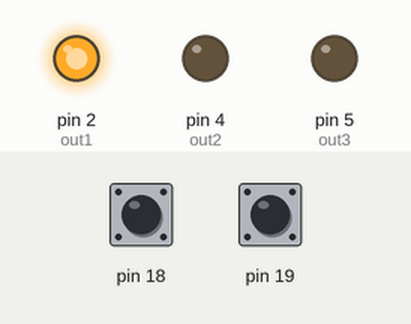
Simulated run of this program. Board: Arduino Uno, built with avr-gcc and run on an emulated ATmega328P. Shown: output pins drawn as LEDs (lit = HIGH). Dashed ring = blinking. The inputs (shaded band) are chosen by the test bench; at power-on: pin 18 HIGH, pin 19 HIGH.

Above: at 1.2 s.
1.3 s: pin 18 pulled LOW for 1 s
At 1.49 s:
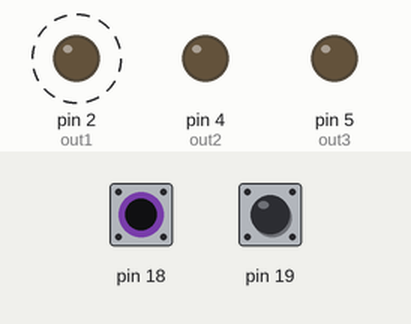
4.3 s: pin 19 pulled LOW for 3.2 s
At 8.7 s:
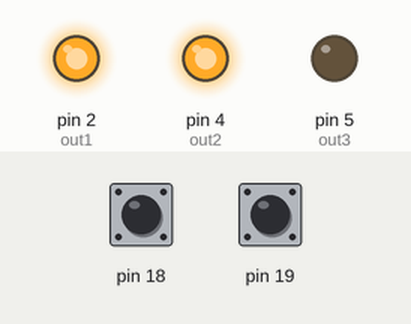
9.0 s: pin 18 pulled LOW for 0.15 s
At 9.19 s:
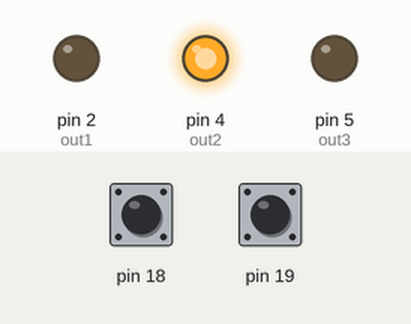
10.7 s: pin 18 pulled LOW for 3.2 s
At 11.02 s:
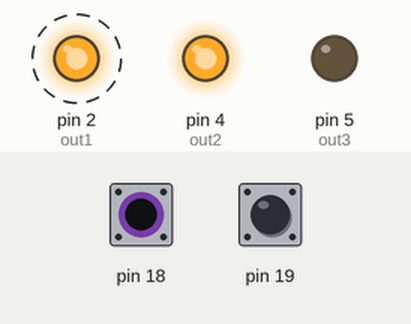
Timing chart, 0 to 15.5 s (numbered marks = the images above; inputs shaded):
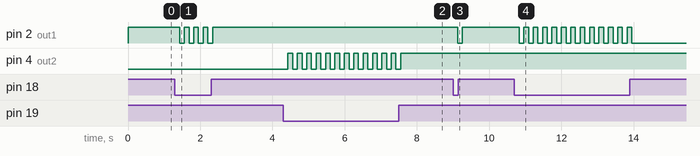

Measured:
- after the input at 1.3 s, pin 2 (out1): alternates HIGH for 0.13 s and LOW for 0.13 s, 8 changes in all, then stays HIGH, starting after 0.13 s
- after the input at 4.3 s, pin 4 (out2): alternates HIGH for 0.13 s and LOW for 0.13 s, 25 changes in all, then stays HIGH, starting after 0.13 s
- after the input at 9.0 s, pin 2 (out1): HIGH → LOW after 0.13 s, → HIGH 0.13 s later
- after the input at 10.7 s, pin 2 (out1): alternates HIGH for 0.13 s and LOW for 0.13 s, 25 changes in all, then stays LOW, starting after 0.13 s

The program:

main.cpp
```cpp
#include <Arduino.h>
#include <rd_bts.hpp>


/*Mapeamento de hard*/
#define bt1     18
#define bt2     19
#define out1    2
#define out2    4
#define out3    5

/*Declaração de Objetos*/
kb_rd myBts(bt1, bt2);

void setup() {

  //Serial.begin(9600);
 pinMode(out1, OUTPUT);
 pinMode(out2, OUTPUT);
 pinMode(out3, OUTPUT);

 digitalWrite(out1, HIGH);
 digitalWrite(out2, LOW);
 digitalWrite(out3, LOW);
}

void loop() {

  if (myBts.read_bt(0,130)) digitalWrite(out1, !digitalRead(out1));
  if (myBts.read_bt(1,130)) digitalWrite(out2, !digitalRead(out2));
  //Serial.println("LED está aceso. = "+ out1);

}
```

rd_bts.cpp
```cpp
/*Bibliotecas arquivo CPP*/

#include <Arduino.h>
#include <rd_bts.hpp>

kb_rd::kb_rd(const int bt1, const int bt2):
pins{bt1,bt2}
{
    for (int i = 0; i < BTS_NUM; i++)
    {
        pinMode(pins[i], INPUT_PULLUP);
    }

}// End kb_rd

unsigned kb_rd::read_bt(const int btn, const int bounce)
{
    static char flag1 = 0, flag2 = 0;
    if(!digitalRead(pins[btn])) flag1 = 1;
    if(digitalRead(pins[btn])) flag2 = 1;
    if(flag1 && flag2)
    {
        flag1 = 0;
        flag2 = 0;
        delay(bounce);
        return 1;
    }

    return 0;

}
```

rd_bts.hpp
```cpp
/*Bibliotecas arquivo HPP*/

#include <Arduino.h>

/*Não permite que o código seja definido mais de uma véz*/
#ifndef BTS_HPP
#define BTS_HPP


/*Constantes*/
#define BTS_NUM 2

/*Clase*/
class kb_rd
{
public:
    /*construtor*/
    kb_rd(const int bt1, const int bt2);

    /*fUNÇÃO nescessario retornar valor*/
    unsigned   read_bt(const int btn, const int bounce);

private:
    /*Vetor recebe a quantidade de pinos*/
    int pins[BTS_NUM];
};

#endif
```
